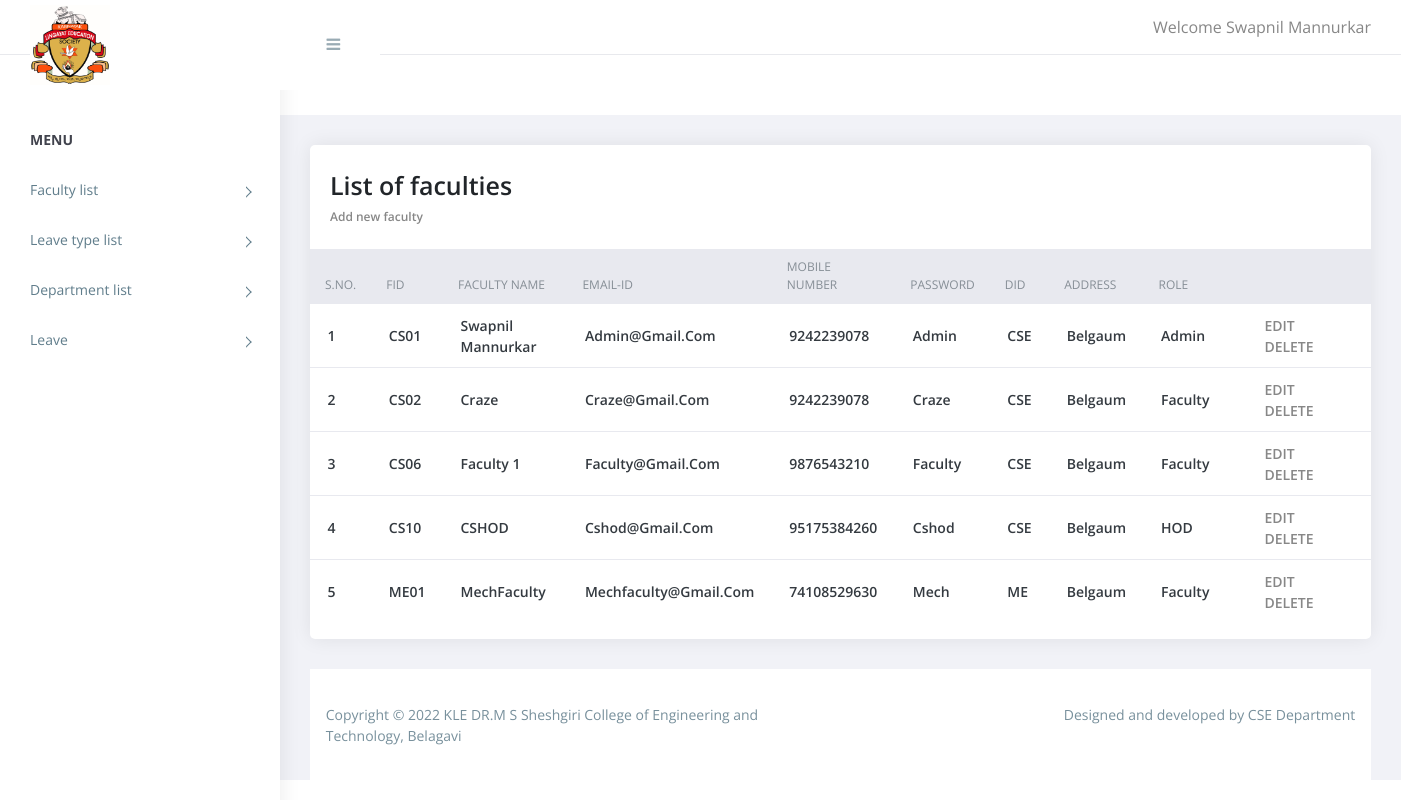
/Admin/faculty.php (signed in), run on the app's committed database.
### tables this page shows
CREATE TABLE `faculty` (
  `FID` varchar(10) NOT NULL,
  `FName` varchar(100) NOT NULL,
  `Email` varchar(100) NOT NULL,
  `Mobile` varchar(13) NOT NULL,
  `Password` varchar(100) NOT NULL,
  `DID` varchar(10) NOT NULL,
  `Address` varchar(100) NOT NULL,
  `Birthday` date NOT NULL,
  `Role` varchar(20) NOT NULL
);

### Admin/faculty.php (the view, shortened to what this page needs)
<?php
include('top.inc.php');
$res = mysqli_query($con, "select * from faculty");
?>
<div class="content pb-0">
    <div class="orders">
        <div class="row">
            <div class="col-xl-12">
                <div class="card">
                    <div class="card-body">
                        <h4 class="box-title" style="font-size:25px;">List of faculties</h4>
                        <h4 class="box-title" style="font-size:12px;"><a href="add_faculty.php">Add new faculty</a></h4>
                    </div>
                    <div class="card-body--">
                        <div class="table-stats order-table ov-h">
                            <table class="table">
                                <thead>
                                    <tr>
                                        <th>S.No.</th>
                                        <th>FID</th>
                                        <th>Faculty name</th>
                                        <th>Email-ID</th>
                                        <th>Mobile number</th>
                                        <th>Password</th>
                                        <th>DID</th>
                                        <th>Address</th>
                                        <th>Role</th>
                                        <th></th>
                                        <th></th>
                                    </tr>
                                </thead>
                                <tbody>
                                    <?php
                                    $i = 1;
                                    while ($row = mysqli_fetch_assoc($res)) { ?>
                                        <tr>
                                            <td><?php echo $i ?> </td>
                                            <td><?php echo $row['FID'] ?></td>
                                            <td><?php echo $row['FName'] ?></td>
                                            <td><?php echo $row['Email'] ?></td>
                                            <td><?php echo $row['Mobile'] ?></td>
                                            <td><?php echo $row['Password'] ?></td>
                                            <td><?php echo $row['DID'] ?></td>
                                            <td><?php echo $row['Address'] ?></td>
                                            <td><?php echo $row['Role'] ?></td>
                                            <td>
                                                <a href="add_faculty.php?id=<?php echo $row['FID'] ?>" style="margin-left: 20px;">EDIT</a>
                                                <a href="faculty.php?id=<?php echo $row['FID'] ?>&type=delete" style="margin-left:20px;">DELETE</a>
                                            </td>
                                            <td></td>
                                        </tr>
                                    <?php
                                        $i++;
                                    }
                                    ?>
                                </tbody>
                            </table>
                        </div>
                    </div>
                </div>
            </div>
        </div>
    </div>
</div>
<?php
include('footer.inc.php')
?>

### Admin/assets/css/style.css (style rules this page uses)
body { display: table; font-family: open sans, sans-serif; font-size: 16px; width: 100% }
a, button { text-decoration: none; outline: none!important; color: #878787; -webkit-transition: all .25s ease; transition: all .25s ease }
h1, h2, h3, h4, h5, h6 { margin: 0 }
.pb-0 { padding-bottom: 0 }
.ov-h { overflow: hidden }
.order-table { position: relative }
.order-table:after, .order-table:before { content: ""; position: absolute; top: 0; height: 37px; width: 10px; background: #e8e9ef }
.order-table:after { right: -1px }
.order-table:before { left: -1px }
.order-table tr th { background: #e8e9ef }
.order-table tr td:last-child, .order-table tr th:last-child { text-align: right }
.order-table tr:last-child td { border: none }
.content { float: left; padding: 1.875em; width: 100% }
.card { margin-bottom: 1.875em; border-radius: 5px; padding: 0; border: 0 solid transparent; -webkit-box-shadow: 0 0 20px rgba(0, 0, 0, .08); box-shadow: 0 0 20px rgba(0, 0, 0, .08) }
.card .box-title { font-weight: 600; font-size: 1em; padding: 5px 0 }
.card .card-body { float: left; padding: 1.25em; position: relative; width: 100% }
.card h4 { font-size: 1.1rem }
.table-stats table { font-family: open sans }
.table-stats table th, .table-stats table td { border: none; border-bottom: 1px solid #e8e9ef; color: #868e96; font-size: 12px; font-weight: 400; padding: .75em 1.25em; text-transform: uppercase }
.table-stats table td { color: #343a40; font-size: 14px; font-weight: 600; text-transform: capitalize; vertical-align: middle }

### data on the page
faculty: FID "CS01", FName "Swapnil Mannurkar", Email "Admin@gmail.com", Mobile "9242239078", Password "Admin", DID "CSE", Address "Belgaum", Role "Admin"
faculty: FID "CS02", FName "Craze", Email "Craze@gmail.com", Mobile "9242239078", Password "Craze", DID "CSE", Address "Belgaum", Role "Faculty"
faculty: FID "CS06", FName "Faculty 1", Email "Faculty@gmail.com", Mobile "9876543210", Password "Faculty", DID "CSE", Address "Belgaum", Role "Faculty"
faculty: FID "CS10", FName "CSHOD", Email "Cshod@gmail.com", Mobile "95175384260", Password "Cshod", DID "CSE", Address "Belgaum", Role "HOD"
faculty: FID "ME01", FName "MechFaculty", Email "Mechfaculty@gmail.com", Mobile "74108529630", Password "Mech", DID "ME", Address "Belgaum", Role "Faculty"

### other printed values
$_SESSION['USER_NAME'] "Swapnil Mannurkar"
